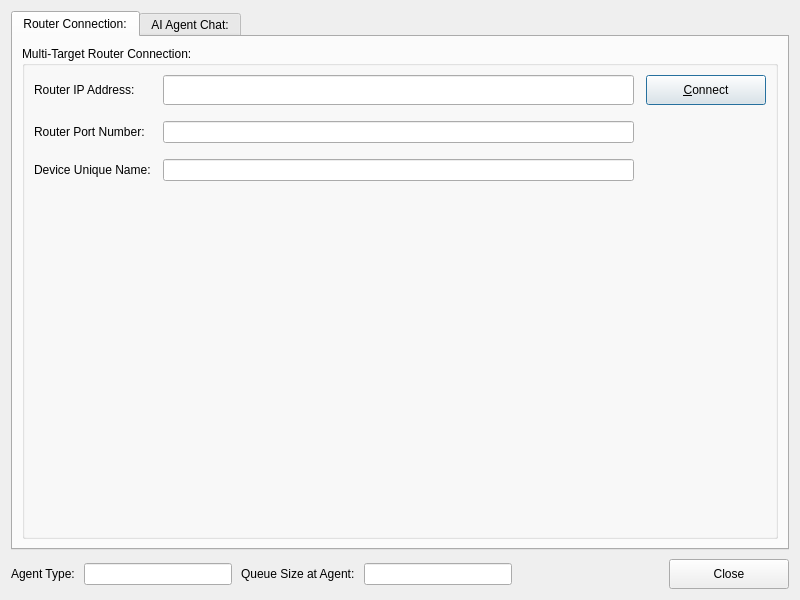
<?xml version="1.0" encoding="UTF-8"?>
<ui version="4.0">
 <class>EdgeDevice</class>
 <widget class="QDialog" name="EdgeDevice">
  <property name="geometry">
   <rect>
    <x>0</x>
    <y>0</y>
    <width>800</width>
    <height>600</height>
   </rect>
  </property>
  <property name="focusPolicy">
   <enum>Qt::FocusPolicy::WheelFocus</enum>
  </property>
  <property name="windowTitle">
   <string>Edge Device Application</string>
  </property>
  <property name="windowIcon">
   <iconset theme="QIcon::ThemeIcon::WeatherClear"/>
  </property>
  <layout class="QVBoxLayout" name="verticalLayout_2">
   <property name="spacing">
    <number>9</number>
   </property>
   <item>
    <widget class="QTabWidget" name="tabWidget">
     <property name="focusPolicy">
      <enum>Qt::FocusPolicy::WheelFocus</enum>
     </property>
     <property name="currentIndex">
      <number>0</number>
     </property>
     <widget class="QWidget" name="WndConnect">
      <property name="sizePolicy">
       <sizepolicy hsizetype="Expanding" vsizetype="Expanding">
        <horstretch>0</horstretch>
        <verstretch>0</verstretch>
       </sizepolicy>
      </property>
      <attribute name="icon">
       <iconset theme="network-offline"/>
      </attribute>
      <attribute name="title">
       <string>Router Connection:</string>
      </attribute>
      <attribute name="toolTip">
       <string>Router Connection</string>
      </attribute>
      <attribute name="whatsThis">
       <string>Multi-Target Router Connection</string>
      </attribute>
      <layout class="QVBoxLayout" name="verticalLayout">
       <item>
        <widget class="QGroupBox" name="groupBox">
         <property name="sizePolicy">
          <sizepolicy hsizetype="Expanding" vsizetype="Expanding">
           <horstretch>0</horstretch>
           <verstretch>0</verstretch>
          </sizepolicy>
         </property>
         <property name="title">
          <string>Multi-Target Router Connection:</string>
         </property>
         <property name="alignment">
          <set>Qt::AlignmentFlag::AlignLeading|Qt::AlignmentFlag::AlignLeft|Qt::AlignmentFlag::AlignTop</set>
         </property>
         <layout class="QGridLayout" name="gridLayout">
          <property name="horizontalSpacing">
           <number>12</number>
          </property>
          <property name="verticalSpacing">
           <number>16</number>
          </property>
          <item row="3" column="0">
           <widget class="QLabel" name="label_3">
            <property name="text">
             <string>Device Unique Name:</string>
            </property>
           </widget>
          </item>
          <item row="0" column="1">
           <widget class="QLineEdit" name="RouterAddress">
            <property name="sizePolicy">
             <sizepolicy hsizetype="Expanding" vsizetype="Preferred">
              <horstretch>0</horstretch>
              <verstretch>0</verstretch>
             </sizepolicy>
            </property>
            <property name="toolTip">
             <string>MTRouter IP Address or Host Name</string>
            </property>
            <property name="maxLength">
             <number>512</number>
            </property>
           </widget>
          </item>
          <item row="2" column="0">
           <widget class="QLabel" name="label_2">
            <property name="text">
             <string>Router Port Number:</string>
            </property>
           </widget>
          </item>
          <item row="0" column="0">
           <widget class="QLabel" name="label">
            <property name="text">
             <string>Router IP Address:</string>
            </property>
           </widget>
          </item>
          <item row="0" column="2">
           <widget class="QPushButton" name="BtnConnect">
            <property name="sizePolicy">
             <sizepolicy hsizetype="Preferred" vsizetype="Fixed">
              <horstretch>0</horstretch>
              <verstretch>0</verstretch>
             </sizepolicy>
            </property>
            <property name="minimumSize">
             <size>
              <width>120</width>
              <height>30</height>
             </size>
            </property>
            <property name="maximumSize">
             <size>
              <width>120</width>
              <height>30</height>
             </size>
            </property>
            <property name="sizeIncrement">
             <size>
              <width>0</width>
              <height>0</height>
             </size>
            </property>
            <property name="baseSize">
             <size>
              <width>120</width>
              <height>30</height>
             </size>
            </property>
            <property name="text">
             <string>&amp;Connect</string>
            </property>
            <property name="icon">
             <iconset theme="network-wireless"/>
            </property>
            <property name="iconSize">
             <size>
              <width>16</width>
              <height>16</height>
             </size>
            </property>
            <property name="shortcut">
             <string>Alt+C</string>
            </property>
            <property name="checkable">
             <bool>true</bool>
            </property>
           </widget>
          </item>
          <item row="3" column="1">
           <widget class="QLineEdit" name="DeviceName">
            <property name="toolTip">
             <string>Device Unique Name</string>
            </property>
            <property name="maxLength">
             <number>128</number>
            </property>
           </widget>
          </item>
          <item row="2" column="1">
           <widget class="QLineEdit" name="RouterPort">
            <property name="toolTip">
             <string>MTRouter Port Number</string>
            </property>
            <property name="maxLength">
             <number>4</number>
            </property>
           </widget>
          </item>
          <item row="4" column="1">
           <spacer name="verticalSpacer">
            <property name="orientation">
             <enum>Qt::Orientation::Vertical</enum>
            </property>
            <property name="sizeHint" stdset="0">
             <size>
              <width>20</width>
              <height>40</height>
             </size>
            </property>
           </spacer>
          </item>
         </layout>
        </widget>
       </item>
      </layout>
     </widget>
     <widget class="QWidget" name="WndChat">
      <attribute name="icon">
       <iconset theme="user-available"/>
      </attribute>
      <attribute name="title">
       <string>AI Agent Chat:</string>
      </attribute>
      <layout class="QVBoxLayout" name="verticalLayout_4">
       <item>
        <widget class="QGroupBox" name="groupBox_2">
         <property name="title">
          <string>Chat History:</string>
         </property>
         <layout class="QVBoxLayout" name="verticalLayout_3">
          <property name="spacing">
           <number>2</number>
          </property>
          <property name="leftMargin">
           <number>2</number>
          </property>
          <property name="topMargin">
           <number>3</number>
          </property>
          <property name="rightMargin">
           <number>2</number>
          </property>
          <property name="bottomMargin">
           <number>3</number>
          </property>
          <item>
           <widget class="QTableView" name="TableHistory">
            <property name="sizePolicy">
             <sizepolicy hsizetype="Expanding" vsizetype="Expanding">
              <horstretch>0</horstretch>
              <verstretch>0</verstretch>
             </sizepolicy>
            </property>
            <property name="editTriggers">
             <set>QAbstractItemView::EditTrigger::NoEditTriggers</set>
            </property>
            <property name="showDropIndicator" stdset="0">
             <bool>false</bool>
            </property>
            <property name="dragDropOverwriteMode">
             <bool>false</bool>
            </property>
            <property name="alternatingRowColors">
             <bool>true</bool>
            </property>
            <property name="selectionMode">
             <enum>QAbstractItemView::SelectionMode::SingleSelection</enum>
            </property>
            <property name="selectionBehavior">
             <enum>QAbstractItemView::SelectionBehavior::SelectRows</enum>
            </property>
            <property name="iconSize">
             <size>
              <width>16</width>
              <height>16</height>
             </size>
            </property>
            <attribute name="verticalHeaderVisible">
             <bool>false</bool>
            </attribute>
            <attribute name="verticalHeaderHighlightSections">
             <bool>false</bool>
            </attribute>
           </widget>
          </item>
          <item>
           <widget class="QWidget" name="widget" native="true">
            <property name="sizePolicy">
             <sizepolicy hsizetype="Expanding" vsizetype="Minimum">
              <horstretch>0</horstretch>
              <verstretch>0</verstretch>
             </sizepolicy>
            </property>
            <layout class="QHBoxLayout" name="horizontalLayout">
             <item>
              <widget class="QLabel" name="label_4">
               <property name="sizePolicy">
                <sizepolicy hsizetype="Preferred" vsizetype="Fixed">
                 <horstretch>0</horstretch>
                 <verstretch>0</verstretch>
                </sizepolicy>
               </property>
               <property name="text">
                <string>Ask AI:</string>
               </property>
              </widget>
             </item>
             <item>
              <widget class="QPlainTextEdit" name="TxtAsk">
               <property name="sizePolicy">
                <sizepolicy hsizetype="Expanding" vsizetype="Minimum">
                 <horstretch>0</horstretch>
                 <verstretch>0</verstretch>
                </sizepolicy>
               </property>
               <property name="sizeAdjustPolicy">
                <enum>QAbstractScrollArea::SizeAdjustPolicy::AdjustToContents</enum>
               </property>
              </widget>
             </item>
             <item>
              <widget class="QToolButton" name="BtnSend">
               <property name="minimumSize">
                <size>
                 <width>28</width>
                 <height>28</height>
                </size>
               </property>
               <property name="toolTip">
                <string>Send the Question</string>
               </property>
               <property name="text">
                <string/>
               </property>
               <property name="icon">
                <iconset theme="media-playback-start"/>
               </property>
               <property name="iconSize">
                <size>
                 <width>22</width>
                 <height>22</height>
                </size>
               </property>
               <property name="shortcut">
                <string>Ctrl+Return</string>
               </property>
              </widget>
             </item>
            </layout>
           </widget>
          </item>
         </layout>
        </widget>
       </item>
      </layout>
     </widget>
    </widget>
   </item>
   <item>
    <layout class="QHBoxLayout" name="horizontalLayout_2">
     <property name="sizeConstraint">
      <enum>QLayout::SizeConstraint::SetDefaultConstraint</enum>
     </property>
     <property name="leftMargin">
      <number>0</number>
     </property>
     <item>
      <widget class="QLabel" name="label_6">
       <property name="text">
        <string>Agent Type:</string>
       </property>
      </widget>
     </item>
     <item>
      <widget class="QLineEdit" name="TxtAgentType">
       <property name="readOnly">
        <bool>true</bool>
       </property>
      </widget>
     </item>
     <item>
      <widget class="QLabel" name="label_5">
       <property name="text">
        <string>Queue Size at Agent:</string>
       </property>
      </widget>
     </item>
     <item>
      <widget class="QLineEdit" name="TxtQueueSize">
       <property name="readOnly">
        <bool>true</bool>
       </property>
      </widget>
     </item>
     <item>
      <spacer name="horizontalSpacer">
       <property name="orientation">
        <enum>Qt::Orientation::Horizontal</enum>
       </property>
       <property name="sizeHint" stdset="0">
        <size>
         <width>40</width>
         <height>20</height>
        </size>
       </property>
      </spacer>
     </item>
     <item>
      <widget class="QPushButton" name="BtnClose">
       <property name="sizePolicy">
        <sizepolicy hsizetype="Fixed" vsizetype="Fixed">
         <horstretch>0</horstretch>
         <verstretch>0</verstretch>
        </sizepolicy>
       </property>
       <property name="minimumSize">
        <size>
         <width>120</width>
         <height>30</height>
        </size>
       </property>
       <property name="maximumSize">
        <size>
         <width>120</width>
         <height>30</height>
        </size>
       </property>
       <property name="baseSize">
        <size>
         <width>120</width>
         <height>30</height>
        </size>
       </property>
       <property name="layoutDirection">
        <enum>Qt::LayoutDirection::LeftToRight</enum>
       </property>
       <property name="text">
        <string>Close</string>
       </property>
       <property name="icon">
        <iconset theme="application-exit"/>
       </property>
       <property name="iconSize">
        <size>
         <width>12</width>
         <height>12</height>
        </size>
       </property>
       <property name="shortcut">
        <string>Alt+X</string>
       </property>
      </widget>
     </item>
    </layout>
   </item>
  </layout>
 </widget>
 <tabstops>
  <tabstop>tabWidget</tabstop>
  <tabstop>RouterAddress</tabstop>
  <tabstop>RouterPort</tabstop>
  <tabstop>DeviceName</tabstop>
  <tabstop>BtnConnect</tabstop>
  <tabstop>TableHistory</tabstop>
  <tabstop>TxtAsk</tabstop>
  <tabstop>BtnSend</tabstop>
  <tabstop>BtnClose</tabstop>
 </tabstops>
 <resources/>
 <connections/>
</ui>
